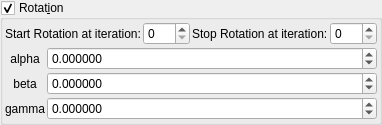
    <widget class="MyGroupBox" name="groupCheck_transf_function_enabledR_false">
     <property name="toolTip">
      <string/>
     </property>
     <property name="title">
      <string>Rotat&amp;ion</string>
     </property>
     <property name="checkable">
      <bool>true</bool>
     </property>
     <layout class="QVBoxLayout" name="verticalLayout_32" stretch="0,0">
      <property name="spacing">
       <number>2</number>
      </property>
      <property name="leftMargin">
       <number>2</number>
      </property>
      <property name="topMargin">
       <number>2</number>
      </property>
      <property name="rightMargin">
       <number>2</number>
      </property>
      <property name="bottomMargin">
       <number>2</number>
      </property>
      <item>
       <layout class="QGridLayout" name="gridLayout_67">
        <property name="spacing">
         <number>2</number>
        </property>
        <item row="0" column="3">
         <widget class="MySpinBox" name="spinboxInt_transf_stop_iterations_R">
          <property name="sizePolicy">
           <sizepolicy hsizetype="Minimum" vsizetype="Maximum">
            <horstretch>0</horstretch>
            <verstretch>0</verstretch>
           </sizepolicy>
          </property>
          <property name="maximum">
           <number>999</number>
          </property>
         </widget>
        </item>
        <item row="0" column="0">
         <widget class="QLabel" name="label_250">
          <property name="text">
           <string>Start Rotation at iteration:</string>
          </property>
         </widget>
        </item>
        <item row="0" column="2">
         <widget class="QLabel" name="label_251">
          <property name="text">
           <string>Stop Rotation at iteration:</string>
          </property>
         </widget>
        </item>
        <item row="0" column="1">
         <widget class="MySpinBox" name="spinboxInt_transf_start_iterations_R">
          <property name="sizePolicy">
           <sizepolicy hsizetype="Minimum" vsizetype="Maximum">
            <horstretch>0</horstretch>
            <verstretch>0</verstretch>
           </sizepolicy>
          </property>
          <property name="maximum">
           <number>999</number>
          </property>
         </widget>
        </item>
       </layout>
      </item>
      <item>
       <layout class="QGridLayout" name="gridLayout_11" columnstretch="0,1">
        <property name="spacing">
         <number>2</number>
        </property>
        <item row="2" column="1">
         <widget class="MyDoubleSpinBox" name="spinboxd3_transf_rotation_z">
          <property name="sizePolicy">
           <sizepolicy hsizetype="Minimum" vsizetype="Maximum">
            <horstretch>0</horstretch>
            <verstretch>0</verstretch>
           </sizepolicy>
          </property>
          <property name="prefix">
           <string/>
          </property>
          <property name="suffix">
           <string/>
          </property>
          <property name="decimals">
           <number>6</number>
          </property>
          <property name="minimum">
           <double>-180.000000000000000</double>
          </property>
          <property name="maximum">
           <double>180.000000000000000</double>
          </property>
          <property name="singleStep">
           <double>1.000000000000000</double>
          </property>
         </widget>
        </item>
        <item row="0" column="0">
         <widget class="QLabel" name="label_39">
          <property name="text">
           <string notr="true">alpha</string>
          </property>
          <property name="alignment">
           <set>Qt::AlignCenter</set>
          </property>
         </widget>
        </item>
        <item row="1" column="0">
         <widget class="QLabel" name="label_40">
          <property name="text">
           <string notr="true">beta</string>
          </property>
          <property name="alignment">
           <set>Qt::AlignCenter</set>
          </property>
         </widget>
        </item>
        <item row="1" column="1">
         <widget class="MyDoubleSpinBox" name="spinboxd3_transf_rotation_y">
          <property name="sizePolicy">
           <sizepolicy hsizetype="Minimum" vsizetype="Maximum">
            <horstretch>0</horstretch>
            <verstretch>0</verstretch>
           </sizepolicy>
          </property>
          <property name="prefix">
           <string/>
          </property>
          <property name="suffix">
           <string/>
          </property>
          <property name="decimals">
           <number>6</number>
          </property>
          <property name="minimum">
           <double>-180.000000000000000</double>
          </property>
          <property name="maximum">
           <double>180.000000000000000</double>
          </property>
          <property name="singleStep">
           <double>1.000000000000000</double>
          </property>
         </widget>
        </item>
        <item row="2" column="0">
         <widget class="QLabel" name="label_41">
          <property name="text">
           <string notr="true">gamma</string>
          </property>
          <property name="alignment">
           <set>Qt::AlignCenter</set>
          </property>
         </widget>
        </item>
        <item row="0" column="1">
         <widget class="MyDoubleSpinBox" name="spinboxd3_transf_rotation_x">
          <property name="sizePolicy">
           <sizepolicy hsizetype="Minimum" vsizetype="Maximum">
            <horstretch>0</horstretch>
            <verstretch>0</verstretch>
           </sizepolicy>
          </property>
          <property name="prefix">
           <string/>
          </property>
          <property name="suffix">
           <string/>
          </property>
          <property name="decimals">
           <number>6</number>
          </property>
          <property name="minimum">
           <double>-180.000000000000000</double>
          </property>
          <property name="maximum">
           <double>180.000000000000000</double>
          </property>
          <property name="singleStep">
           <double>1.000000000000000</double>
          </property>
         </widget>
        </item>
       </layout>
      </item>
     </layout>
    </widget>
